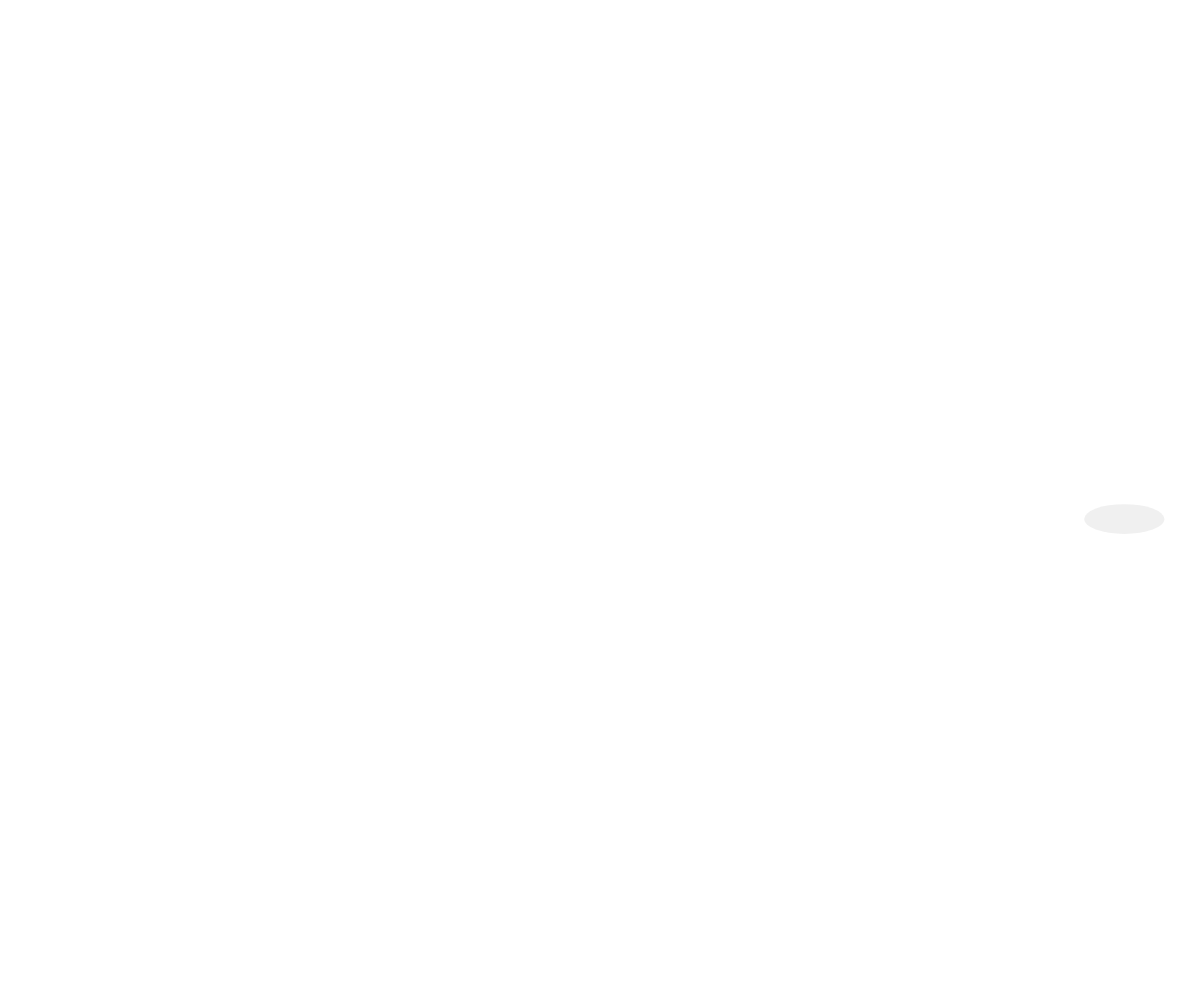
Frame 1 (no input)
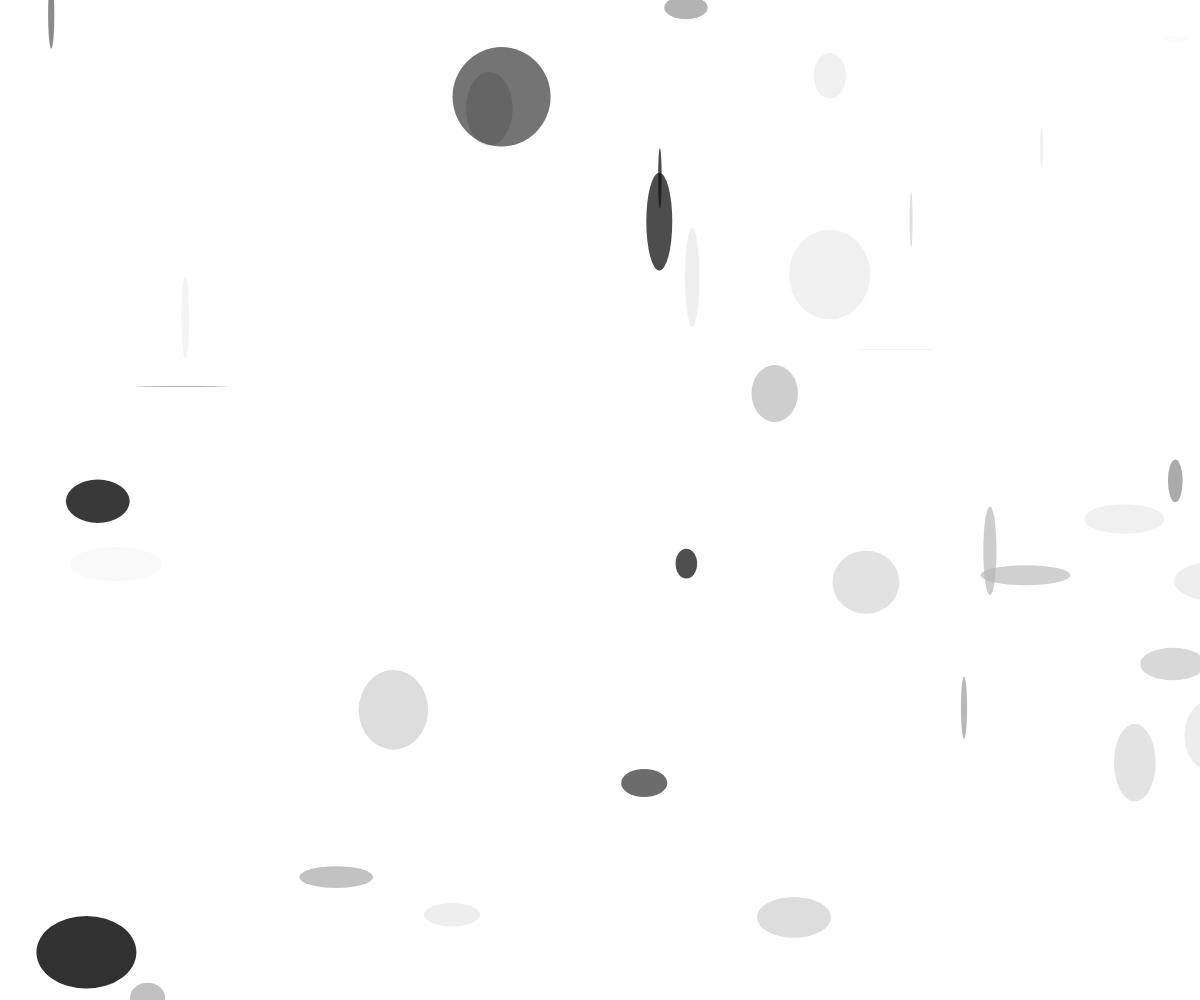
Frame 60 (no input)
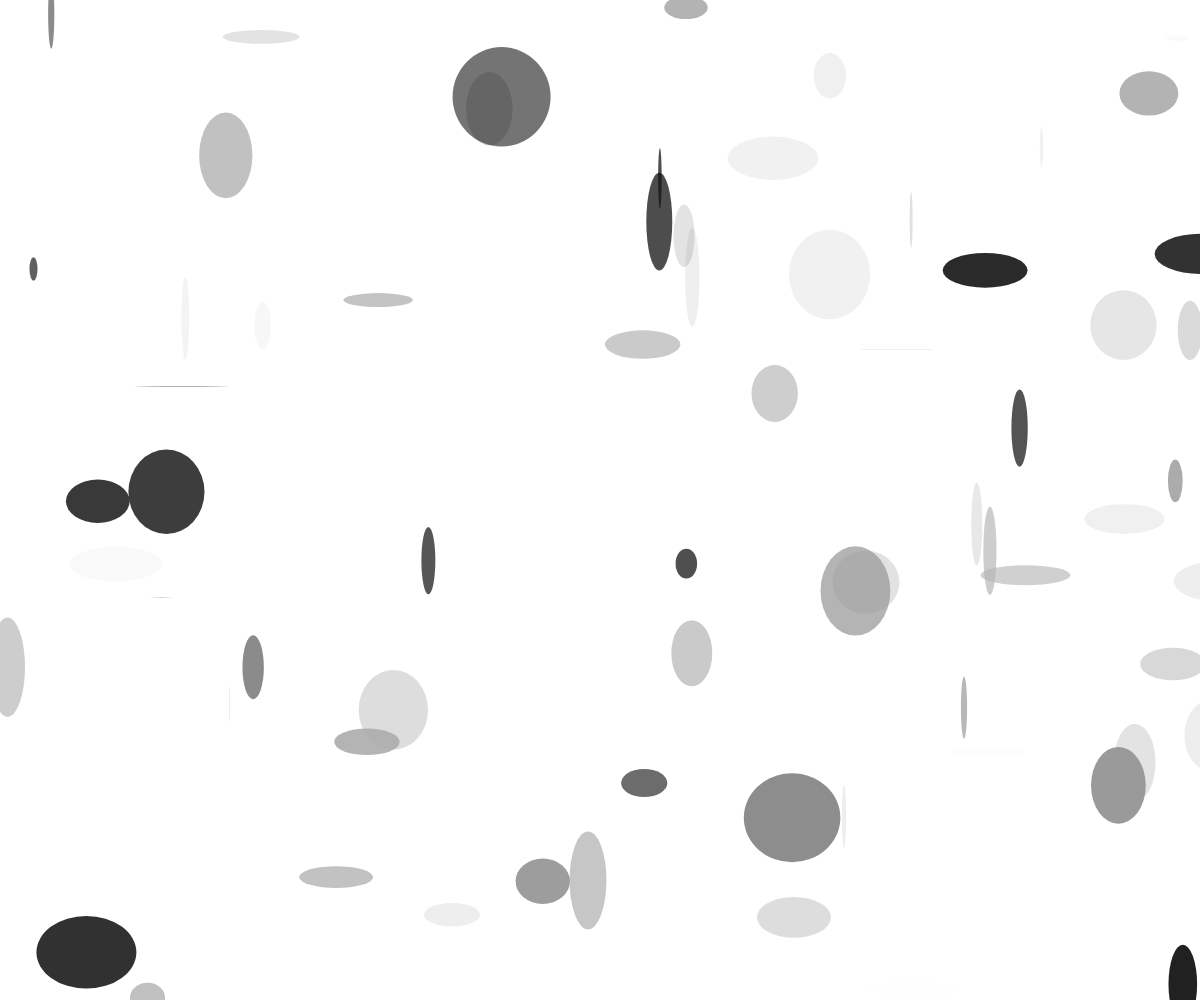
Frame 120 (the mouse pressed at the canvas centre since frame 60)

The p5.js sketch that drew these frames (run headless with seeded random() and noise() and a simulated clock; from frame 60 on, the mouse is pressed at the canvas centre):

// p5.js sketch
// ── sketch.js
function setup() {
  createCanvas(windowWidth,windowHeight);
}

function draw() {
  if (mouseX < width/2); {
    fill (random(255),random(255));
    noStroke();
    ellipse(random(0,1500),random(0,1500),random(0,100),random(0,100));
  }

}
